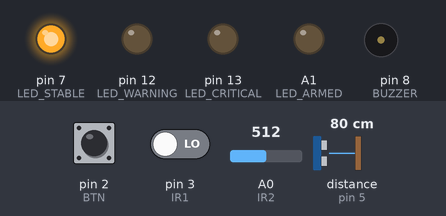
The sketch below on a simulated Arduino Uno, built with avr-gcc and run on an emulated ATmega328P. Parts: output pins drawn as LEDs (lit = HIGH), buzzer (waves = sounding). Wiring (inferred from the names in the program): ultrasonic range finder: trigger pin 4; echo pin 5. Dashed ring = blinking. The inputs (shaded band) are chosen by the test bench; at power-on: pin 3 (IR1) LOW, pin 2 (BTN) HIGH, A0 (IR2) = 512, distance to the obstacle (sensor on pin 5) 80 cm. The echo pulse lasts 58.3 µs per cm; pins used as bus, display or sensor lines are not drawn; what the sketch prints to the serial monitor is not drawn.

Above: at 3.0 s.
3.1 s: pin 3 (IR1) driven HIGH
6.1 s: pin 2 (BTN) pulled LOW for 0.15 s
At 6.17 s:
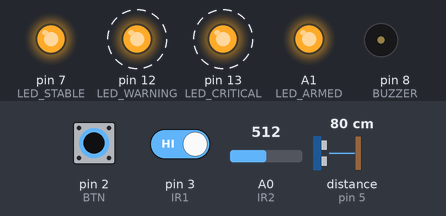
9.2 s: A0 (IR2) set to 410
12.2 s: A0 (IR2) set to 389
At 14.3 s:
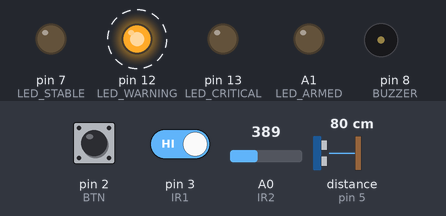
15.2 s: pin 2 (BTN) pulled LOW for 1 s
At 16.48 s:
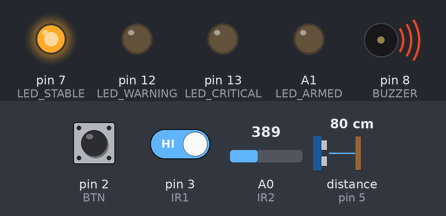
18.2 s: pin 2 (BTN) pulled LOW for 3.2 s
At 22.9 s:
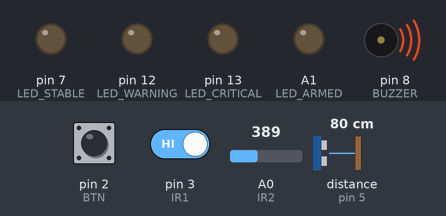
Timing chart, 0 to 23.9 s (numbered marks = the images above; inputs shaded):
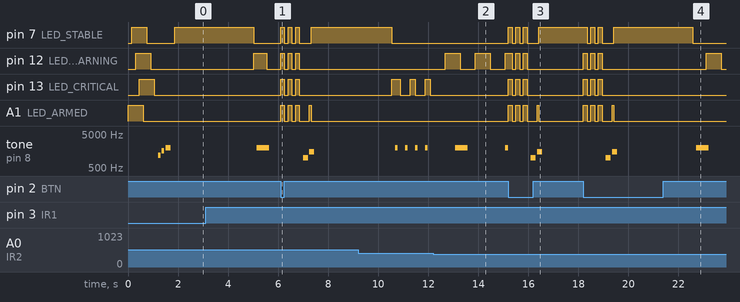

Measured:
- the behaviour switches between 400 and 399 on A0 (IR2) (found by bisection; images 1 and 2)
- after the input at 6.1 s, pin 7 (LED_STABLE): LOW → HIGH at once, then repeats every 0.30 s: LOW 0.15 s, HIGH 0.15 s; pin 12 (LED_WARNING): alternates HIGH for 0.15 s and LOW for 0.15 s, 6 changes in all, then stays LOW, starting at once
- after the input at 12.2 s, pin 12 (LED_WARNING): alternates HIGH for 0.60 s and LOW for 0.60 s, starting after 0.48 s; pin 13 (LED_CRITICAL): stops changing and stays LOW
- after the input at 15.2 s, pin 7 (LED_STABLE): LOW → HIGH at once, then repeats every 0.30 s: LOW 0.15 s, HIGH 0.15 s; pin 12 (LED_WARNING): alternates HIGH for 0.15 s and LOW for 0.15 s, 5 changes in all, then stays LOW, starting after 0.15 s
- after the input at 18.2 s, pin 13 (LED_CRITICAL): alternates HIGH for 0.15 s and LOW for 0.15 s, 6 changes in all, then stays LOW, starting at once; A1 (LED_ARMED): LOW → HIGH at once, → LOW 0.15 s later, → HIGH 0.15 s later, → LOW 0.15 s later, … (8 changes in this stretch)
- by itself, pin 13 (LED_CRITICAL): alternates HIGH for 0.15 s and LOW for 0.15 s, 6 changes in all, then stays LOW
- by itself, tone on pin 8 (BUZZER): plays 1000 Hz for 0.20 s, 1500 Hz for 0.20 s, 2000 Hz for 0.50 s

The sketch:

HospitalWard.ino
```cpp
// ============================================================
//  IOT HOSPITAL WARD MANAGEMENT SYSTEM - Arduino Firmware
//  Author: HospitalWard v1.0
// ============================================================

#define BTN           2
#define IR1           3
#define TRIG          4
#define ECHO          5
#define IR2           A0
#define BUZZER        8
#define LED_ARMED     A1
#define LED_STABLE    7
#define LED_WARNING   12
#define LED_CRITICAL  13

// ---- System States ----
#define STATE_IDLE      0
#define STATE_ARMED     1
#define STATE_STABLE    2
#define STATE_WARNING   3
#define STATE_CRITICAL  4

// ---- Timing ----
unsigned long lastSensorRead    = 0;
unsigned long lastHeartbeat     = 0;
unsigned long lastBuzzerToggle  = 0;
unsigned long lastLedBlink      = 0;
unsigned long lastVisitorCheck  = 0;
unsigned long bed1AlertStart    = 0;
unsigned long bed2AlertStart    = 0;
unsigned long visitorDetectedAt = 0;
unsigned long btnDebounce       = 0;

const unsigned long SENSOR_INTERVAL    = 200;
const unsigned long HEARTBEAT_INTERVAL = 2000;
const unsigned long VISITOR_CONFIRM_MS = 1500;  // must be < 5cm for 1.5s
const unsigned long BED_ALERT_DELAY    = 3000;  // 3s absence before alert

// ---- State Tracking ----
int  systemState      = STATE_ARMED;
bool bed1Present      = true;   // patient in bed 1
bool bed2Present      = true;   // patient in bed 2
bool bed1Absent       = false;
bool bed2Absent       = false;
bool visitorPending   = false;
bool buzzerOn         = false;
bool ledBlinkState    = false;
bool btnLastState     = HIGH;

int  visitorCount     = 0;
int  alertCount       = 0;
long lastUltraDist    = 999;

// Forward declarations
void sendJSON();
void setAllLEDs(bool armed, bool stable, bool warning, bool critical);
void handleBuzzer();
void updateSystemState();
void checkBed1();
void checkBed2();
void checkVisitor();
void resetSystem();
long readUltrasonic();

// ============================================================
void setup() {
  Serial.begin(9600);

  pinMode(BTN,          INPUT_PULLUP);
  pinMode(IR1,          INPUT);
  pinMode(TRIG,         OUTPUT);
  pinMode(ECHO,         INPUT);
  pinMode(BUZZER,       OUTPUT);
  pinMode(LED_ARMED,    OUTPUT);
  pinMode(LED_STABLE,   OUTPUT);
  pinMode(LED_WARNING,  OUTPUT);
  pinMode(LED_CRITICAL, OUTPUT);

  // IR2 is analog - no pinMode needed (analog input)

  // Boot sequence
  bootSequence();

  systemState = STATE_ARMED;
  sendJSON();
}

// ============================================================
void loop() {
  unsigned long now = millis();

  // ---- Button debounce & reset ----
  bool btnCurrent = digitalRead(BTN);
  if (btnCurrent == LOW && btnLastState == HIGH && (now - btnDebounce > 200)) {
    btnDebounce = now;
    resetSystem();
  }
  btnLastState = btnCurrent;

  // ---- Sensor reads ----
  if (now - lastSensorRead >= SENSOR_INTERVAL) {
    lastSensorRead = now;
    checkBed1();
    checkBed2();
    checkVisitor();
    updateSystemState();
  }

  // ---- Buzzer dynamics ----
  handleBuzzer();

  // ---- Heartbeat JSON ----
  if (now - lastHeartbeat >= HEARTBEAT_INTERVAL) {
    lastHeartbeat = now;
    sendJSON();
  }
}

// ============================================================
//  SENSOR FUNCTIONS
// ============================================================

void checkBed1() {
  // IR1 digital — LOW = object detected (patient present)
  bool detected = (digitalRead(IR1) == LOW);
  unsigned long now = millis();

  if (detected) {
    bed1Present = true;
    bed1Absent  = false;
    bed1AlertStart = 0;
  } else {
    if (bed1Present) {
      // Patient just left
      if (bed1AlertStart == 0) bed1AlertStart = now;
      if ((now - bed1AlertStart) >= BED_ALERT_DELAY) {
        if (!bed1Absent) {
          bed1Absent = true;
          bed1Present = false;
          alertCount++;
          sendJSON(); // immediate alert
        }
      }
    }
  }
}

void checkBed2() {
  // IR2 analog — threshold: < 400 = detected
  int val = analogRead(IR2);
  bool detected = (val < 400);
  unsigned long now = millis();

  if (detected) {
    bed2Present = true;
    bed2Absent  = false;
    bed2AlertStart = 0;
  } else {
    if (bed2Present) {
      if (bed2AlertStart == 0) bed2AlertStart = now;
      if ((now - bed2AlertStart) >= BED_ALERT_DELAY) {
        if (!bed2Absent) {
          bed2Absent = true;
          bed2Present = false;
          alertCount++;
          sendJSON();
        }
      }
    }
  }
}

void checkVisitor() {
  long dist = readUltrasonic();
  lastUltraDist = dist;
  unsigned long now = millis();

  if (dist > 0 && dist < 9) {
    if (!visitorPending) {
      visitorPending   = true;
      visitorDetectedAt = now;
    } else if ((now - visitorDetectedAt) >= VISITOR_CONFIRM_MS) {
      // Confirmed visitor
      visitorCount++;
      visitorPending = false;
      sendJSON(); // immediate update
    }
  } else {
    visitorPending = false;
  }
}

long readUltrasonic() {
  digitalWrite(TRIG, LOW);
  delayMicroseconds(2);
  digitalWrite(TRIG, HIGH);
  delayMicroseconds(10);
  digitalWrite(TRIG, LOW);
  long duration = pulseIn(ECHO, HIGH, 30000);
  if (duration == 0) return 999;
  return duration / 58; // cm
}

// ============================================================
//  STATE MACHINE
// ============================================================

void updateSystemState() {
  int prev = systemState;

  if (bed1Absent && bed2Absent) {
    systemState = STATE_CRITICAL;
  } else if (bed1Absent || bed2Absent) {
    systemState = STATE_WARNING;
  } else {
    systemState = STATE_STABLE;
  }

  // Update LEDs based on state
  switch (systemState) {
    case STATE_STABLE:
      setAllLEDs(false, true, false, false);
      break;
    case STATE_WARNING:
      // WARNING blinks
      setAllLEDs(false, false, true, false);
      break;
    case STATE_CRITICAL:
      // CRITICAL blinks fast
      setAllLEDs(false, false, false, true);
      break;
    case STATE_ARMED:
      setAllLEDs(true, false, false, false);
      break;
  }

  // Blink logic for WARNING/CRITICAL
  unsigned long now = millis();
  int blinkInterval = (systemState == STATE_CRITICAL) ? 200 : 500;
  if (systemState == STATE_WARNING || systemState == STATE_CRITICAL) {
    if (now - lastLedBlink >= (unsigned long)blinkInterval) {
      lastLedBlink = now;
      ledBlinkState = !ledBlinkState;
      if (systemState == STATE_WARNING)  digitalWrite(LED_WARNING,  ledBlinkState);
      if (systemState == STATE_CRITICAL) digitalWrite(LED_CRITICAL, ledBlinkState);
    }
  }

  if (prev != systemState) sendJSON();
}

// ============================================================
//  BUZZER
// ============================================================

void handleBuzzer() {
  unsigned long now = millis();
  int interval = 0;

  switch (systemState) {
    case STATE_STABLE:
    case STATE_ARMED:
      // No buzzer
      if (buzzerOn) { noTone(BUZZER); buzzerOn = false; }
      return;
    case STATE_WARNING:
      interval = 1000; // slow beep
      break;
    case STATE_CRITICAL:
      interval = 200;  // fast beep
      break;
  }

  if (now - lastBuzzerToggle >= (unsigned long)interval) {
    lastBuzzerToggle = now;
    buzzerOn = !buzzerOn;
    if (buzzerOn) tone(BUZZER, buzzerOn ? 2000 : 1500, interval / 2);
    else noTone(BUZZER);
  }
}

// ============================================================
//  LED HELPER
// ============================================================

void setAllLEDs(bool armed, bool stable, bool warning, bool critical) {
  digitalWrite(LED_ARMED,    armed    ? HIGH : LOW);
  digitalWrite(LED_STABLE,   stable   ? HIGH : LOW);
  if (!((systemState == STATE_WARNING) || (systemState == STATE_CRITICAL))) {
    digitalWrite(LED_WARNING,  warning  ? HIGH : LOW);
    digitalWrite(LED_CRITICAL, critical ? HIGH : LOW);
  }
}

// ============================================================
//  RESET
// ============================================================

void resetSystem() {
  bed1Present    = true;
  bed2Present    = true;
  bed1Absent     = false;
  bed2Absent     = false;
  bed1AlertStart = 0;
  bed2AlertStart = 0;
  visitorPending = false;
  visitorCount   = 0;
  alertCount     = 0;
  systemState    = STATE_ARMED;

  noTone(BUZZER);
  buzzerOn = false;

  // Flash all LEDs 3x to confirm reset
  for (int i = 0; i < 3; i++) {
    setAllLEDs(true, true, true, true);
    delay(150);
    setAllLEDs(false, false, false, false);
    delay(150);
  }
  tone(BUZZER, 1000, 200);
  delay(250);
  tone(BUZZER, 1500, 200);

  setAllLEDs(true, false, false, false);
  sendJSON();
}

// ============================================================
//  BOOT SEQUENCE
// ============================================================

void bootSequence() {
  // LED chase
  int leds[] = {LED_ARMED, LED_STABLE, LED_WARNING, LED_CRITICAL};
  for (int i = 0; i < 4; i++) {
    digitalWrite(leds[i], HIGH);
    delay(150);
  }
  for (int i = 0; i < 4; i++) {
    digitalWrite(leds[i], LOW);
    delay(150);
  }
  tone(BUZZER, 1200, 100);
  delay(150);
  tone(BUZZER, 1600, 100);
  delay(150);
  tone(BUZZER, 2000, 200);
  delay(300);
}

// ============================================================
//  JSON OUTPUT  (parsed by Java bridge)
// ============================================================

void sendJSON() {
  // Determine state string
  const char* stateStr;
  switch (systemState) {
    case STATE_STABLE:   stateStr = "STABLE";   break;
    case STATE_WARNING:  stateStr = "WARNING";  break;
    case STATE_CRITICAL: stateStr = "CRITICAL"; break;
    default:             stateStr = "ARMED";    break;
  }

  // Determine individual bed alerts
  const char* bed1str = bed1Absent ? "ALERT" : "OK";
  const char* bed2str = bed2Absent ? "ALERT" : "OK";

  Serial.print("{");
  Serial.print("\"type\":\"update\",");
  Serial.print("\"state\":\""); Serial.print(stateStr); Serial.print("\",");
  Serial.print("\"bed1\":\"");  Serial.print(bed1str);  Serial.print("\",");
  Serial.print("\"bed2\":\"");  Serial.print(bed2str);  Serial.print("\",");
  Serial.print("\"visitors\":");   Serial.print(visitorCount);  Serial.print(",");
  Serial.print("\"alerts\":");     Serial.print(alertCount);    Serial.print(",");
  Serial.print("\"ultraDist\":");  Serial.print(lastUltraDist); Serial.print(",");
  Serial.print("\"uptime\":");     Serial.print(millis());      Serial.print(",");
  Serial.print("\"btnReset\":false");
  Serial.println("}");
}
```
